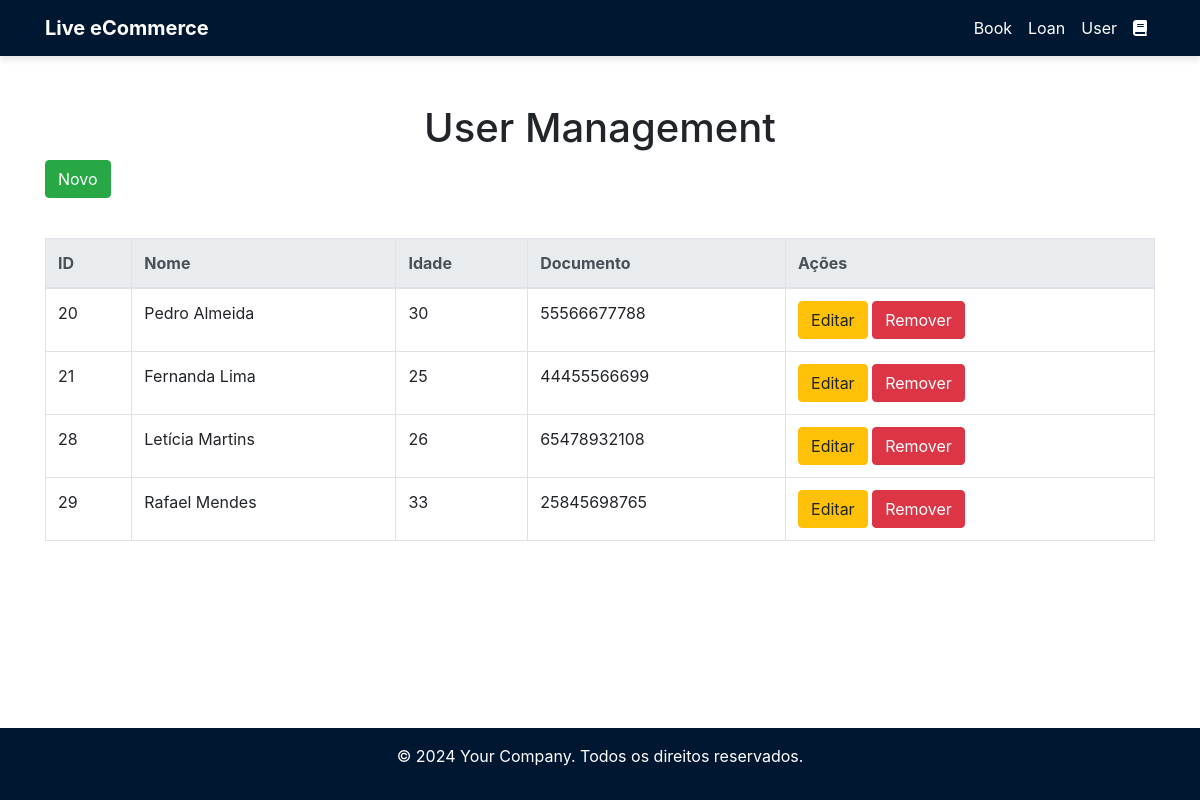
The page /view/user.php on the database its author committed.
### tables this page shows
CREATE TABLE `users` (
  `id` int NOT NULL AUTO_INCREMENT,
  `name` varchar(100) NOT NULL,
  `age` int NOT NULL,
  `document` varchar(50) NOT NULL,
  PRIMARY KEY (`id`)
);

### includes/conexao.php (called while the page is built, shortened)
<?php
class Conexao {
    public static $instance;
    public static function getInstance() {
        if (!isset(self::$instance)) {
            self::$instance = new PDO('mysql:host=172.17.0.2;dbname=library', 'root', 'root',
                                        array(PDO::MYSQL_ATTR_INIT_COMMAND => "SET NAMES utf8")
                                    );
            self::$instance->setAttribute(PDO::ATTR_ERRMODE, PDO::ERRMODE_EXCEPTION);
            self::$instance->setAttribute(PDO::ATTR_ORACLE_NULLS, PDO::NULL_EMPTY_STRING);
        }
        return self::$instance;
    }
}
?>

### model/userModel.php (called while the page is built, shortened)
<?php
require_once __DIR__ . '/../includes/conexao.php';
require_once __DIR__ . '/../object/userObject.php';
class ModelUser{
  public static $table = 'users';
  public static function BuscaWhere($query) {
    try {
      $sql = "SELECT * FROM ".self::$table." ".$query;
      $p_sql = Conexao::getInstance()->prepare($sql);
      $p_sql->execute();
      return self::PopularTodos($p_sql->fetchAll(PDO::FETCH_ASSOC));
    } catch (Exception $e) {
      print "Ocorreu um erro ao tentar executar esta ação, foi gerado um LOG do mesmo, tente novamente mais tarde.";
    }
  }
  public static function Popular($row) {
    $retorno = new User;
    $retorno->setId($row['id']);
    $retorno->setName($row['name']);
    $retorno->setAge($row['age']);
    $retorno->setDocument($row['document']);
    return $retorno;
}
  public static function PopularTodos($rows) {
    $array = array();
    foreach ($rows as $linha) {
        $array[] = self::Popular($linha);
    }
    return $array;
  }
}

### controller/userController.php (called while the page is built, shortened)
<?php
require_once __DIR__ . '/../model/userModel.php';
class ControlUser{
  public static function BuscaWhere($value){
    return ModelUser::BuscaWhere($value);
  }
}

### object/userObject.php (called while the page is built, shortened)
<?php
class User {
    private $id;
    private $name;
    private $age;
    private $document;
    public function getId()
    {
      return $this->id;
    }
    public function setId($id){
      $this->id = $id;
    }
    public function getName()
    {
      return $this->name;
    }
    public function setName($var){
      $this->name = $var;
    }
    public function getAge()
    {
      return $this->age;
    }
    public function setAge($var){
      $this->age = $var;
    }
    public function getDocument()
    {
      return $this->document;
    }
    public function setDocument($var){
      $this->document = $var;
    }
}

### view/user.php (the view, shortened to what this page needs)
<?php
require_once 'header.php';
require_once '../controller/userController.php';
require_once '../model/userModel.php';
$acao = isset($_GET['acao']) ? $_GET['acao'] : '';
?>
<!DOCTYPE html>
<html lang="pt-BR">
<head>
    <link rel="stylesheet" href="https://stackpath.bootstrapcdn.com/bootstrap/4.5.2/css/bootstrap.min.css">
</head>
<body>
<div class="container mt-5">
    <h1 class="text-center">User Management</h1>
    <?php if ($acao == '') { ?>
        <a href="/view/user.php?acao=novo" class="btn btn-success mb-3">Novo</a>
        <table class="table table-bordered">
        <thead class="thead-light">
                <tr>
                    <th>ID</th>
                    <th>Nome</th>
                    <th>Idade</th>
                    <th>Documento</th>
                    <th>Ações</th>
                </tr>
            </thead>
            <tbody>
                <?php
                $users = ControlUser::BuscaWhere('where id is not null');
                if (isset($users) && count($users) > 0) {
                    foreach ($users as $user) {
                        echo "<tr>";
                        echo "<td>" . $user->getId() . "</td>";
                        echo "<td>" . $user->getName() . "</td>";
                        echo "<td>" . $user->getAge() . "</td>";
                        echo "<td>" . $user->getDocument() . "</td>";
                        echo "<td>
                                <a href='/view/user.php?acao=editar&id=" . $user->getId() . "' class='btn btn-warning'>Editar</a>
                                <button class='btn btn-danger removeElement' data-toggle='modal' data-target='#deleteModal' data-id='" . $user->getId() . "'>Remover</button>
                              </td>";
                        echo "</tr>";
                    }
                }
                ?>
            </tbody>
        </table>
    <?php } ?>
</div>
<?php require_once 'footer.php'; ?>
</body>
</html>

### view/footer.php (style rules this page uses)
html, body { height: 100%; }
body { display: flex; flex-direction: column; }
.container { flex-grow: 1; }

### rows shown on the page
users: id "20", name "Pedro Almeida", age "30", document "55566677788"
users: id "21", name "Fernanda Lima", age "25", document "44455566699"
users: id "28", name "Letícia Martins", age "26", document "65478932108"
users: id "29", name "Rafael Mendes", age "33", document "25845698765"
